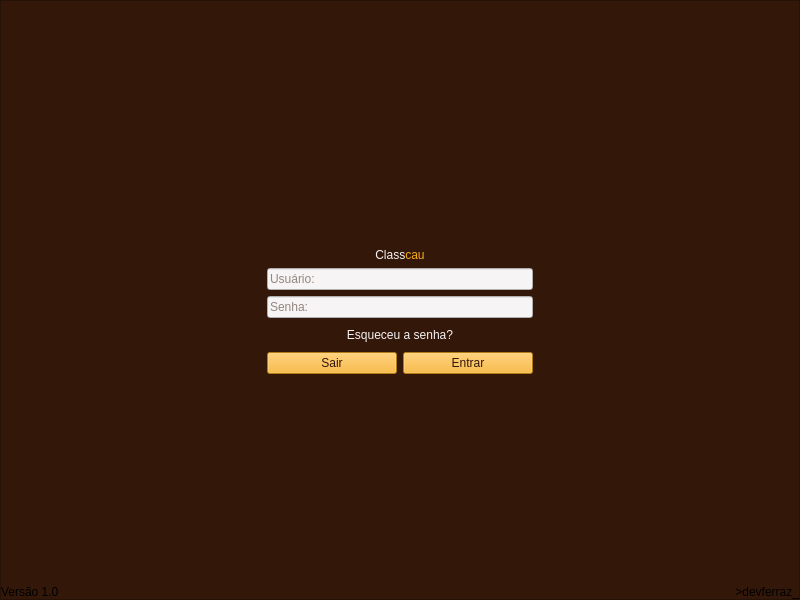
<?xml version="1.0" encoding="UTF-8"?>
<ui version="4.0">
 <class>WLogin</class>
 <widget class="QWidget" name="WLogin">
  <property name="enabled">
   <bool>true</bool>
  </property>
  <property name="geometry">
   <rect>
    <x>0</x>
    <y>0</y>
    <width>800</width>
    <height>600</height>
   </rect>
  </property>
  <property name="contextMenuPolicy">
   <enum>Qt::DefaultContextMenu</enum>
  </property>
  <property name="windowTitle">
   <string>Classcau</string>
  </property>
  <property name="windowIcon">
   <iconset resource="resource.qrc">
    <normaloff>:/icon/img/icon/tcLogoClasscau.svg</normaloff>:/icon/img/icon/tcLogoClasscau.svg</iconset>
  </property>
  <layout class="QGridLayout" name="glLoginW">
   <property name="leftMargin">
    <number>0</number>
   </property>
   <property name="topMargin">
    <number>0</number>
   </property>
   <property name="rightMargin">
    <number>0</number>
   </property>
   <property name="bottomMargin">
    <number>0</number>
   </property>
   <property name="spacing">
    <number>0</number>
   </property>
   <item row="0" column="0">
    <widget class="QFrame" name="fLogin">
     <property name="styleSheet">
      <string notr="true">background-color: rgb(51, 23, 9);</string>
     </property>
     <property name="frameShape">
      <enum>QFrame::StyledPanel</enum>
     </property>
     <property name="frameShadow">
      <enum>QFrame::Plain</enum>
     </property>
     <layout class="QGridLayout" name="glLoginF">
      <property name="leftMargin">
       <number>0</number>
      </property>
      <property name="topMargin">
       <number>0</number>
      </property>
      <property name="rightMargin">
       <number>0</number>
      </property>
      <property name="bottomMargin">
       <number>0</number>
      </property>
      <property name="spacing">
       <number>0</number>
      </property>
      <item row="0" column="1">
       <spacer name="vsTop">
        <property name="orientation">
         <enum>Qt::Vertical</enum>
        </property>
        <property name="sizeHint" stdset="0">
         <size>
          <width>20</width>
          <height>95</height>
         </size>
        </property>
       </spacer>
      </item>
      <item row="1" column="0">
       <spacer name="hsLeft">
        <property name="orientation">
         <enum>Qt::Horizontal</enum>
        </property>
        <property name="sizeHint" stdset="0">
         <size>
          <width>262</width>
          <height>20</height>
         </size>
        </property>
       </spacer>
      </item>
      <item row="1" column="1" rowspan="2">
       <layout class="QVBoxLayout" name="vbLogin">
        <property name="spacing">
         <number>6</number>
        </property>
        <item>
         <widget class="QLabel" name="lImgLogo">
          <property name="font">
           <font>
            <pointsize>10</pointsize>
            <weight>75</weight>
            <italic>true</italic>
            <bold>true</bold>
           </font>
          </property>
          <property name="styleSheet">
           <string notr="true"/>
          </property>
          <property name="text">
           <string/>
          </property>
          <property name="pixmap">
           <pixmap resource="resource.qrc">:/icon/img/icon/pLogoClasscau.svg</pixmap>
          </property>
          <property name="alignment">
           <set>Qt::AlignCenter</set>
          </property>
         </widget>
        </item>
        <item>
         <widget class="QLabel" name="lTextLogo">
          <property name="styleSheet">
           <string notr="true">font: 48pt &quot;Roboto Bk&quot;;</string>
          </property>
          <property name="text">
           <string>&lt;html&gt;&lt;head/&gt;&lt;body&gt;&lt;p&gt;&lt;span style=&quot; color:#f6f4f4;&quot;&gt;Class&lt;/span&gt;&lt;span style=&quot; color:#faad19;&quot;&gt;cau&lt;/span&gt;&lt;/p&gt;&lt;/body&gt;&lt;/html&gt;</string>
          </property>
          <property name="alignment">
           <set>Qt::AlignCenter</set>
          </property>
         </widget>
        </item>
        <item>
         <widget class="QLineEdit" name="lUsuario">
          <property name="styleSheet">
           <string notr="true">font: 10pt &quot;Roboto Bk&quot;;
background-color: rgb(246, 244, 244);
color: rgb(51, 23, 9);</string>
          </property>
          <property name="placeholderText">
           <string>Usuário:</string>
          </property>
         </widget>
        </item>
        <item>
         <widget class="QLineEdit" name="lSenha">
          <property name="styleSheet">
           <string notr="true">font: 10pt &quot;Roboto Bk&quot;;
color: rgb(51, 23, 9);
background-color: rgb(246, 244, 244);</string>
          </property>
          <property name="echoMode">
           <enum>QLineEdit::Password</enum>
          </property>
          <property name="placeholderText">
           <string>Senha:</string>
          </property>
         </widget>
        </item>
        <item>
         <widget class="QPushButton" name="pushButton">
          <property name="focusPolicy">
           <enum>Qt::WheelFocus</enum>
          </property>
          <property name="styleSheet">
           <string notr="true">color: rgb(246, 244, 244);
font: 25 10pt &quot;Roboto&quot;;</string>
          </property>
          <property name="text">
           <string>Esqueceu a senha?</string>
          </property>
          <property name="flat">
           <bool>true</bool>
          </property>
         </widget>
        </item>
        <item>
         <layout class="QHBoxLayout" name="hbLogin">
          <item>
           <widget class="QPushButton" name="pbSair">
            <property name="styleSheet">
             <string notr="true">font: 10pt &quot;Roboto Bk&quot;;
color: rgb(51, 23, 9);
background-color: rgb(250, 173, 25);</string>
            </property>
            <property name="text">
             <string>Sair</string>
            </property>
           </widget>
          </item>
          <item>
           <widget class="QPushButton" name="pbEntrar">
            <property name="styleSheet">
             <string notr="true">font: 10pt &quot;Roboto Bk&quot;;
color: rgb(51, 23, 9);
background-color: rgb(250, 173, 25);</string>
            </property>
            <property name="text">
             <string>Entrar</string>
            </property>
           </widget>
          </item>
         </layout>
        </item>
       </layout>
      </item>
      <item row="3" column="1">
       <spacer name="vsBottom">
        <property name="orientation">
         <enum>Qt::Vertical</enum>
        </property>
        <property name="sizeHint" stdset="0">
         <size>
          <width>20</width>
          <height>94</height>
         </size>
        </property>
       </spacer>
      </item>
      <item row="2" column="2">
       <spacer name="hsRight">
        <property name="orientation">
         <enum>Qt::Horizontal</enum>
        </property>
        <property name="sizeHint" stdset="0">
         <size>
          <width>243</width>
          <height>20</height>
         </size>
        </property>
       </spacer>
      </item>
      <item row="3" column="2">
       <widget class="QLabel" name="lDeveloper">
        <property name="styleSheet">
         <string notr="true">font: 10pt &quot;Roboto Bk&quot;;</string>
        </property>
        <property name="text">
         <string>&gt;devferraz_</string>
        </property>
        <property name="alignment">
         <set>Qt::AlignBottom|Qt::AlignRight|Qt::AlignTrailing</set>
        </property>
       </widget>
      </item>
      <item row="3" column="0">
       <widget class="QLabel" name="lVersion">
        <property name="styleSheet">
         <string notr="true">font: 10pt &quot;Roboto Bk&quot;;</string>
        </property>
        <property name="text">
         <string>Versão 1.0</string>
        </property>
        <property name="alignment">
         <set>Qt::AlignBottom|Qt::AlignLeading|Qt::AlignLeft</set>
        </property>
       </widget>
      </item>
     </layout>
    </widget>
   </item>
  </layout>
 </widget>
 <layoutdefault spacing="6" margin="11"/>
 <resources>
  <include location="resource.qrc"/>
 </resources>
 <connections/>
</ui>
